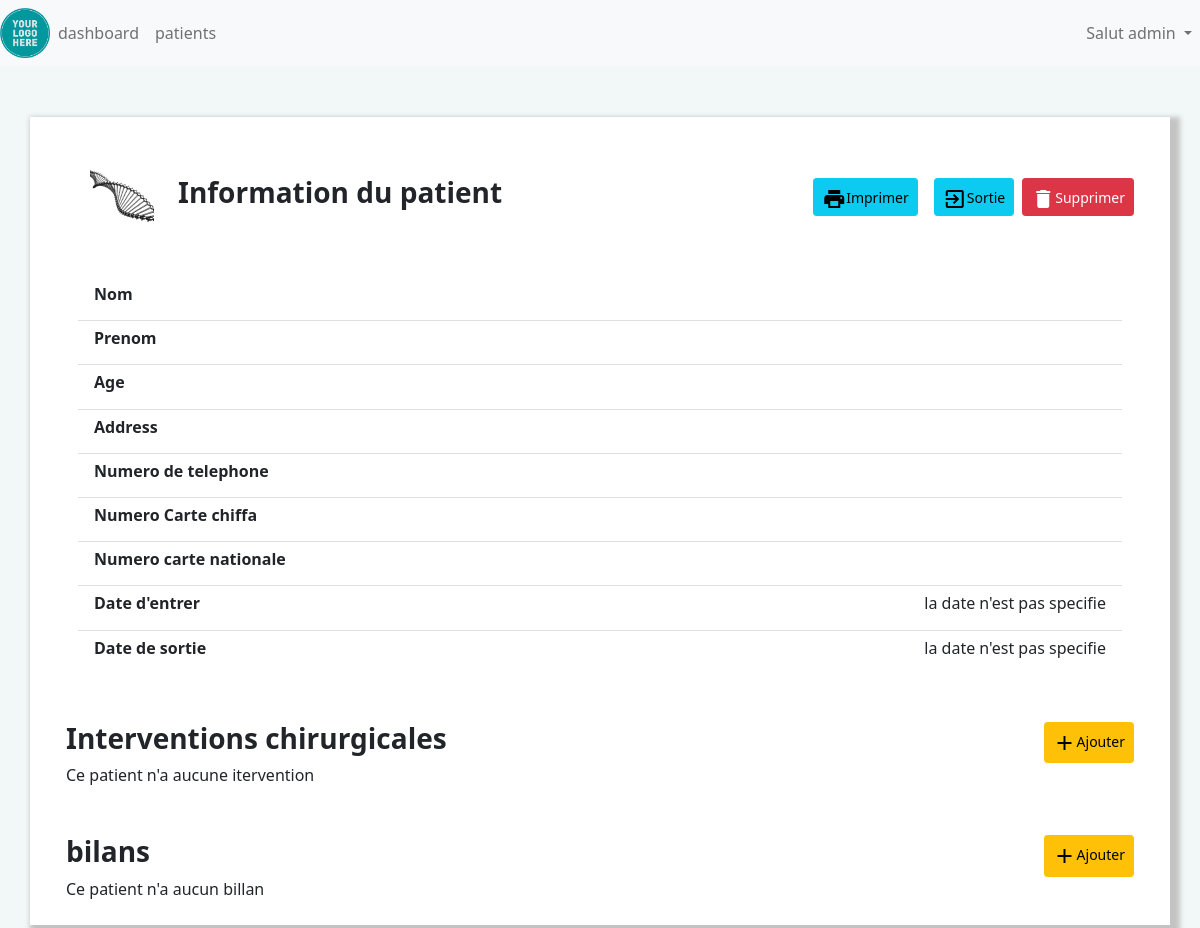
Page /patientShow?patient=17 (signed in) on the earlier database version.
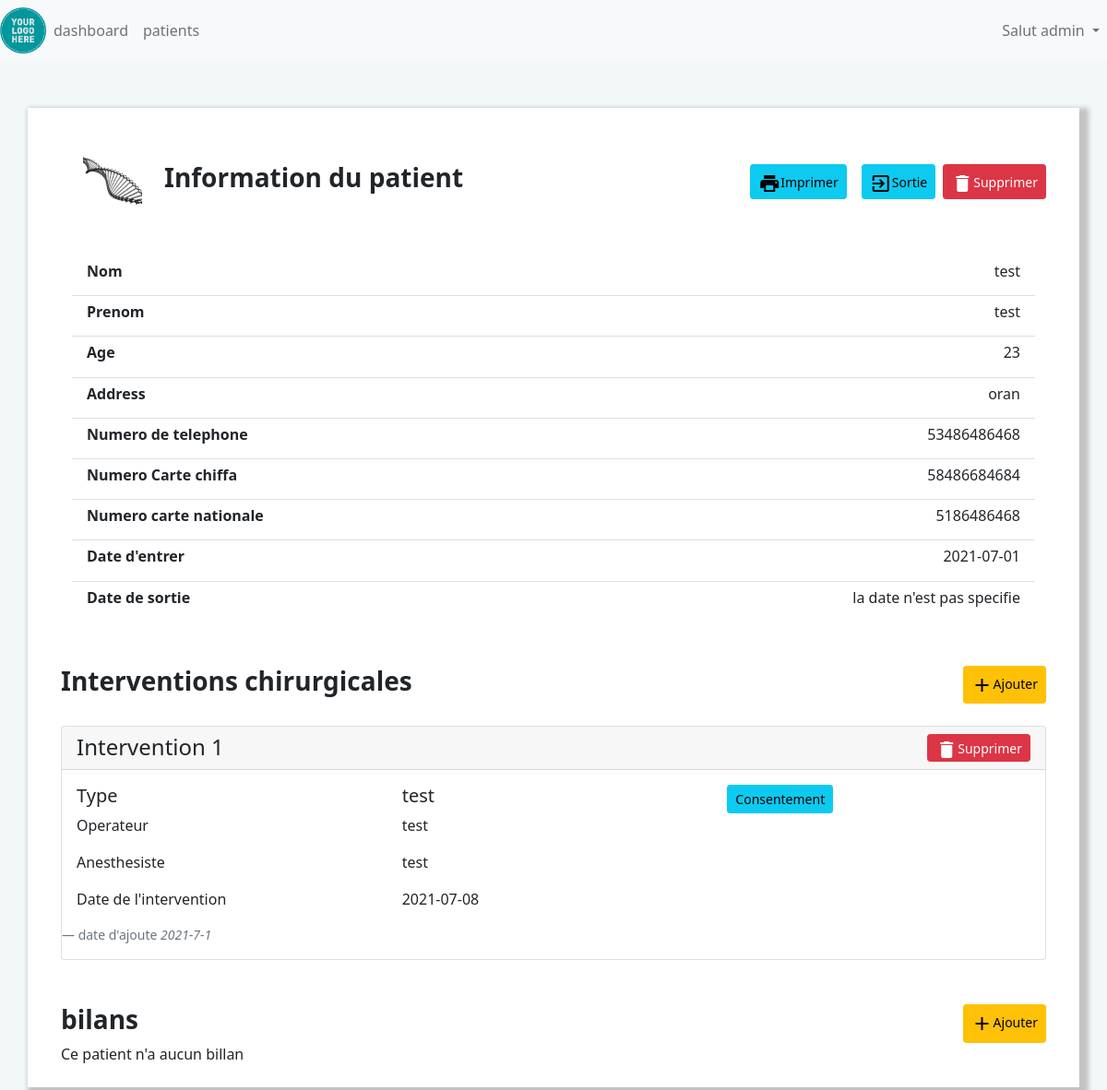
Same page on the later database version.
### clinical/models.py (models this page shows)
class Patient(db.Model):
    id=db.Column(db.Integer(),primary_key=True)
    firstname=db.Column(db.String(length=30),nullable=False)
    lastname=db.Column(db.String(length=30),nullable=False)
    address=db.Column(db.String(length=30),nullable=False)
    age=db.Column(db.Integer(),nullable=False)
    phone=db.Column(db.String(length=15),nullable=False)
    identitynbr=db.Column(db.Integer(),nullable=False)
    chiffanbr=db.Column(db.Integer(),nullable=False)
    date_added=db.Column(db.DateTime, default=datetime.datetime.utcnow)
    entrydate=db.Column(db.Date())
    exitdate=db.Column(db.Date())
    surgeries=db.relationship('Surgery',backref='patient_surgery',cascade="all,delete",lazy=True)
    checkups=db.relationship('Checkup',backref='patient_checkup',cascade="all,delete",lazy=True)

class Surgery(db.Model):
    id=db.Column(db.Integer(),primary_key=True)
    name=db.Column(db.String(length=30),nullable=False)
    doctor=db.Column(db.String(length=30),nullable=False)
    anesthesist=db.Column(db.String(length=30),nullable=False)
    date=db.Column(db.Date(),nullable=False)
    patient=db.Column(db.Integer(),db.ForeignKey('patient.id'))
    date_added=db.Column(db.DateTime, default=datetime.datetime.utcnow)

### clinical/routes.py (the view)
@app.route('/patientShow',methods=['GET','POST'])
def patientShow():
    id=request.args.get("patient")
    form=UpdateExite()
    if form.validate_on_submit():
        print('submit')
        patient=Patient.query.filter(Patient.id==id).first()
        print(patient)
        patient.exitdate=form.exitDate.data
        db.session.commit()
    print(id)
    patient=Patient.query.filter_by(id=id).first()
    if request.args.get("action") and request.args.get("action")=="delete_surgery":
        id_surgery=request.args.get("surgery")
        surgery=Surgery.query.filter_by(id=id_surgery).first()
        db.session.delete(surgery)
        db.session.commit()
        return redirect(url_for('patientShow',patient=id))
    if request.args.get("action") and request.args.get("action")=="delete_checkup":
        id_checkup=request.args.get("checkup")
        checkup=Checkup.query.filter_by(id=id_checkup).first()
        db.session.delete(checkup)
        db.session.commit()
        return redirect(url_for('patientShow',patient=id))
    if request.args.get("action") and request.args.get("action")=="delete_patient":
        print('delete patient')
        db.session.delete(patient)
        db.session.commit()
        return redirect(url_for('patients_page',page_num=1))
    if request.args.get("action") and request.args.get("action")=="exit_patient":
        patient=Patient.query.filter_by(id=id).first()
        patient.exitdate=datetime.datetime.now()
        session.commit()
        return redirect(url_for('patientShow',patient=id))
    return render_template('patientShow.html',patient=patient,form=form)

### clinical/models.py (called while the page is built)
@login_manager.user_loader
def load_user(user_id):
    return Admin.query.get(int(user_id))

### clinical/templates/patientShow.html (shortened to what the changed rows need)
{% extends 'base.html' %}
{% block content%}
{%if not  'print' in request.args  %}
<div style="background-color: rgb(241, 248, 247); border-style: solid; border-color: rgb(241, 248, 247) ;">
<div class="container mt-5 p-4" style="box-shadow:5px 5px 5px 5px rgb(196, 195, 195); background-color: white;">
  {%endif%}
   <div class="container">
      <div class="d-flex justify-content-between ">
      </div>
      <div class="container ">
      <ul class="list-group mt-4 list-group-flush">
         <li class="list-group-item d-flex justify-content-between align-items-center">
            <h6><strong >Nom</strong></h6> <h6>{{patient.firstname}}</h6>
         </li>
         <li class="list-group-item d-flex justify-content-between align-items-center">
            <h6><strong >Prenom</strong></h6> <h6>{{patient.lastname}}</h6>
         </li>
         <li class="list-group-item d-flex justify-content-between align-items-center">
            <h6><strong >Age</strong></h6> <h6>{{patient.age}}</h6>
         </li>
         <li class="list-group-item d-flex justify-content-between align-items-center">
            <h6><strong >Address</strong></h6> <h6>{{patient.address}}</h6>
         </li>
         <li class="list-group-item d-flex justify-content-between align-items-center">
            <h6><strong >Numero de telephone</strong></h6> <h6>{{patient.phone}}</h6>
         </li>
         <li class="list-group-item d-flex justify-content-between align-items-center">
            <h6><strong >Numero Carte chiffa</strong></h6> <h6>{{patient.chiffanbr}}</h6>
         </li>
         <li class="list-group-item d-flex justify-content-between align-items-center">
            <h6><strong >Numero carte nationale</strong></h6> <h6>{{patient.identitynbr}}</h6>
         </li>
         <li class="list-group-item d-flex justify-content-between align-items-center">
            <h6><strong >Date d'entrer</strong></h6> <h6>{%if not patient.entrydate%}
               la date n'est pas specifie
            {%else %}
            {{patient.entrydate}}
            {%endif%}</h6>
         </li>
       </ul>
      </div>
   </div>
   <div class="container mt-5">
      <div class="d-flex justify-content-between">
      </div>
        {% for  i in patient.surgeries %}
      <div class="card mt-4">
         <h4 class="card-header"><div class="d-flex justify-content-between">Intervention {{loop.index}}
          {%if not 'print' in request.args  %}
          <a class=" btn btn-danger btn-sm d-flex justify-content-center align-content-between pb-0 "  data-toggle="modal" data-target="#Modal"
          onclick="deleteButtonClicked({{ patient.id}},'{{ i.name }}','surgery',{{ i.id}})">
            <i class="material-icons mr-1">delete</i>
            <span>
              Supprimer
            </span></a>
          {% endif%}
         </div></h4>
         <div class="card-body">
           <div class="row">
              <div class="col">
                <h5 class="card-title">Type </h5>
                <p class="card-text">Operateur</p>
                <p class="card-text">Anesthesiste</p>
                <p class="card-text">Date de l'intervention</p>
              </div>
              <div class="col">
                <h5 class="card-title">{{i.name}}</h5>
                <p>{{i.doctor}}</p>
                <p>{{i.anesthesist}}</p>
                <p>{{i.date}}</p>
              </div>
              <div class="col-sm">
                {%if not 'print' in request.args  %}
                <Button class="btn btn-info btn-sm"  data-toggle="modal" data-target="#exampleModal"
                onclick="modalButtonClicked('{{patient.id}}','Consentement','consent','{{patient.lastname}}','{{patient.firstname}}','{{i.doctor}}')">Consentement</Button>
                {%endif%}
              </div>
           </div>
         </div>
         <footer class="blockquote-footer">date d'ajoute <cite title="Source Title">{{i.date_added.year }}-{{i.date_added.month }}-{{i.date_added.day }}</cite></footer>
      </div>
         {% else%}
           Ce patient n'a aucune itervention
        {% endfor %}
   </div>
   <div class="container mt-5">
      <div class="d-flex justify-content-between">
      </div>
   {% for i in patient.checkups%}
   <div class="card mt-4">
      <h4 class="card-header">
         <div class="d-flex justify-content-between">
         Bilan {{loop.index}}
         {%if not 'print' in request.args  %}
          <a class=" btn btn-danger btn-sm d-flex justify-content-center align-content-between pb-0 " data-toggle="modal" data-target="#Modal"
          onclick="deleteButtonClicked('{{ patient.id}}','{{ i.name }}','checkup','{{i.id}}')">
            <i class="material-icons mr-1">delete</i>
            <span>
              Supprimer
            </span></a>
          {%endif%}
         <!--<a class="btn btn-danger pb-0 btn-sm material-icons " href="{{url_for('patientShow',patient=patient.id,action='delete_checkup',checkup=i.id)}}">
         delete
       </a>-->
      </div>
   </h4>
      <div class="card-body">
        <div class="row">
          <div class="col-sm">
            <h5 class="card-title">Type du bilan</h5>
          </div>
          <div class="col-sm">
            <h5 class="card-title"> {{i.name}}</h5>
          </div>
          <div class="col-sm">
            {%if not 'print' in request.args  %}
            <a type="button" class="btn btn-info" data-toggle="modal" data-target="#exampleModal" onclick="modalButtonClicked('{{ i.path }}','{{ i.name}}','bilan')" >
            Voire le bilan
            </a>
            {% endif%}
      </div>
    </div>
      </div>
      <footer class="blockquote-footer pt-2">date d'ajoute <cite title="Source Title">{{i.date_added.year }}-{{i.date_added.month }}-{{i.date_added.day }}</cite></footer>
   </div>
      {% else%}
         Ce patient n'a aucun billan
   {% endfor%}
   </div>
</div>
{% endblock%}

Differences in the rows shown:
added Patient: firstname "test", lastname "test", age "23", address "oran", phone "53486486468", chiffanbr "58486684684", identitynbr "5186486468", entrydate "2021-07-01"
added Surgery: name "test", doctor "test", anesthesist "test", date "2021-07-08", date_added.year "2021", date_added.month "7", date_added.day "1"
Other differences:
text no longer shown: "la date n'est pas specifie Ce patient n'a aucune itervention"
